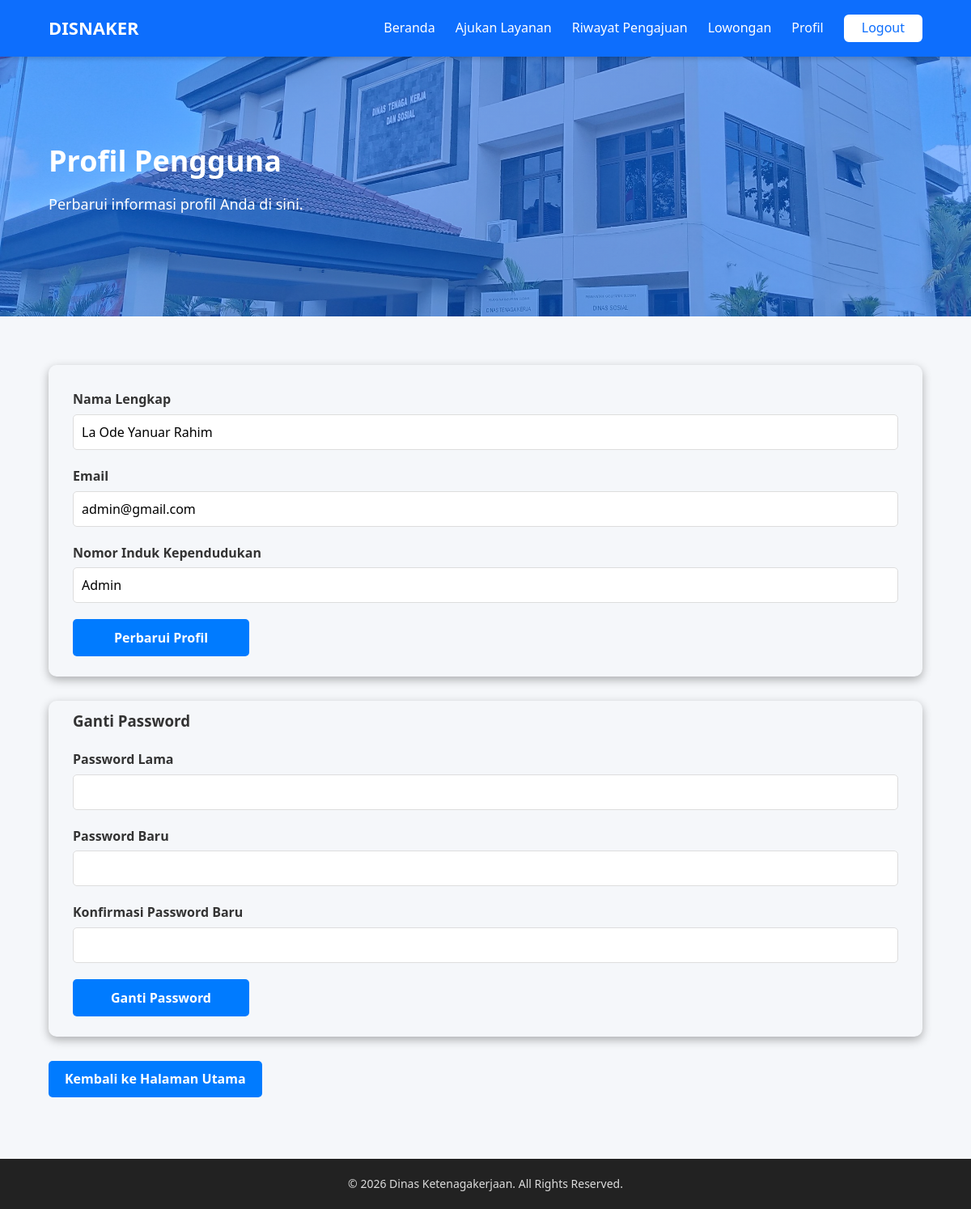
Screenshot of /user/profil.php (signed in) with the database file from the repository.
### tables this page shows
CREATE TABLE `users` (
  `id` int(11) NOT NULL,
  `nik` varchar(20) NOT NULL,
  `nama_lengkap` varchar(100) NOT NULL,
  `email` varchar(100) NOT NULL,
  `password` varchar(255) NOT NULL,
  `role` enum('admin','user') DEFAULT 'user',
  `created_at` timestamp NOT NULL DEFAULT current_timestamp()
);

### user/profil.php (the view, shortened to what this page needs)
<?php
include "../config/koneksi.php";
$user_id = $_SESSION['user_id'];
$query = "SELECT * FROM users WHERE id = $user_id";
$result = mysqli_query($koneksi, $query);
$data = mysqli_fetch_array($result);
?>
<!DOCTYPE html>
<html lang="id">
<head>
    <link rel="stylesheet" href="../assets/css/index.css">
    <link rel="stylesheet" href="../assets/css/user.css">
</head>
<body>
    <?php include "../includes/navbar.php"; ?>
    <main class="main-content">
        <section class="hero">
            <div class="hero-content">
                <h2>Profil Pengguna</h2>
                <p>Perbarui informasi profil Anda di sini.</p>
            </div>
        </section>
        <section class="section">
            <div class="container">
                 <div class="form-card">
                     <form method="POST" action="">
                         <div class="form-group">
                             <label for="nama_lengkap">Nama Lengkap</label>
                             <input type="text" name="nama_lengkap" id="nama_lengkap" value="<?= $data['nama_lengkap']; ?>" required />
                         </div>
                         <div class="form-group">
                             <label for="email">Email</label>
                             <input type="email" name="email" id="email" value="<?= $data['email']; ?>" required />
                         </div>
                         <div class="form-group">
                             <label for="nik">Nomor Induk Kependudukan</label>
                             <input type="text" name="nik" id="nik" value="<?= $data['nik']; ?>" required />
                         </div>
                         <div class="form-group">
                             <button type="submit" class="btn-primary" name="update_profile" style="width: 218px;">Perbarui Profil</button>
                         </div>
                     </form>
                 </div>
                 <div class="form-card">
                     <form method="POST" action="">
                         <h3>Ganti Password</h3>
                         <div class="form-group">
                             <label for="old_password">Password Lama</label>
                             <input type="password" name="old_password" id="old_password" required />
                         </div>
                         <div class="form-group">
                             <label for="new_password">Password Baru</label>
                             <input type="password" name="new_password" id="new_password" required />
                         </div>
                         <div class="form-group">
                             <label for="confirm_password">Konfirmasi Password Baru</label>
                             <input type="password" name="confirm_password" id="confirm_password" required />
                         </div>
                         <div class="form-group">
                             <button type="submit" class="btn-primary" name="change_password" style="width: 218px;">Ganti Password</button>
                         </div>
                     </form>
                 </div>
                <div class="form-group">
                    <a href="index.php" class="btn-primary">Kembali ke Halaman Utama</a>
                </div>
            </div>
        </section>
    </main>
    <?php include "../includes/footer.php"; ?>
</body>
</html>

### assets/css/index.css (style rules this page uses)
* { margin: 0; padding: 0; box-sizing: border-box; font-family: "Segoe UI", Tahoma, Geneva, Verdana, sans-serif; }
html, body { height: 100%; scroll-behavior: smooth; }
body { background-color: #f5f7fa; color: #333; line-height: 1.6; display: flex; flex-direction: column; }
.container { width: 90%; max-width: 1200px; margin: auto; }
.main-content { flex: 1; padding-top: 70px; }
.hero-content { max-width: 800px; margin: 0 60px; }
.hero { background: linear-gradient(rgba(13, 110, 253, 0.5), rgba(13, 110, 253, 0.5)), url("../img/hero.jpg") center/cover no-repeat; color: #fff; text-align: left; padding: 100px 0px; }
.hero h2 { font-size: 36px; margin-bottom: 10px; }
.hero p { font-size: 18px; margin-bottom: 25px; }
.btn-primary { background-color: #ffc107; color: #000; padding: 12px 25px; border-radius: 5px; text-decoration: none; font-weight: bold; }
.section { padding: 60px 0; }

### assets/css/user.css (style rules this page uses)
.form-group { margin-top: 20px; }
.btn-primary { display: inline-block; padding: 10px 20px; font-size: 16px; color: #fff; background-color: #007bff; border: none; border-radius: 5px; text-decoration: none; cursor: pointer; transition: background-color 0.3s ease; }
.form-group { margin-bottom: 15px; }
.form-group label { display: block; font-weight: bold; margin-bottom: 5px; }
.form-group input { width: 100%; padding: 10px; font-size: 16px; border-radius: 5px; border: 1px solid #ddd; }
.form-group button { background-color: #007bff; color: white; padding: 12px 20px; border: none; border-radius: 5px; cursor: pointer; width: 100%; }
.form-card { padding: 10px 30px; margin-bottom: 30px; border-radius: 10px; box-shadow: 0 4px 12px rgba(0, 0, 0, 0.3); }
form .form-group { margin-bottom: 15px; }
form .form-group label { font-size: 16px; display: block; margin-bottom: 5px; }
form .form-group input, form .form-group textarea { width: 100%; padding: 10px; font-size: 16px; border: 1px solid #ddd; border-radius: 5px; }
form button { background-color: #28a745; color: white; padding: 12px 20px; border: none; border-radius: 5px; cursor: pointer; width: 100%; }

### rows the page displays
users: nama_lengkap "La Ode Yanuar Rahim", email "admin@gmail.com", nik "Admin"
